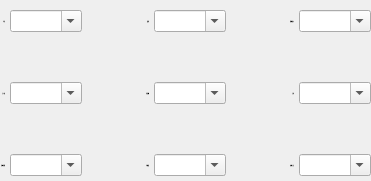
     <widget class="QWidget" name="widget_2" native="true">
      <property name="maximumSize">
       <size>
        <width>2000</width>
        <height>400</height>
       </size>
      </property>
      <layout class="QGridLayout" name="gridLayout_3" columnstretch="1,3,1,1,3,1,1,3" columnminimumwidth="1,3,1,1,3,1,1,3">
       <property name="leftMargin">
        <number>0</number>
       </property>
       <property name="topMargin">
        <number>10</number>
       </property>
       <property name="rightMargin">
        <number>0</number>
       </property>
       <property name="bottomMargin">
        <number>5</number>
       </property>
       <property name="horizontalSpacing">
        <number>5</number>
       </property>
       <property name="verticalSpacing">
        <number>50</number>
       </property>
       <item row="0" column="1">
        <widget class="QComboBox" name="NF_comboBox">
         <property name="sizePolicy">
          <sizepolicy hsizetype="Preferred" vsizetype="Preferred">
           <horstretch>0</horstretch>
           <verstretch>0</verstretch>
          </sizepolicy>
         </property>
         <property name="maximumSize">
          <size>
           <width>16777215</width>
           <height>60</height>
          </size>
         </property>
         <property name="styleSheet">
          <string notr="true">font-size:16px &quot;宋体&quot;;</string>
         </property>
         <property name="editable">
          <bool>true</bool>
         </property>
        </widget>
       </item>
       <item row="1" column="0">
        <widget class="QLabel" name="label_7">
         <property name="font">
          <font>
           <family>楷体</family>
           <pointsize>-1</pointsize>
          </font>
         </property>
         <property name="styleSheet">
          <string notr="true"> font-size:20px,&quot;楷体&quot;;</string>
         </property>
         <property name="text">
          <string>尺寸组</string>
         </property>
         <property name="alignment">
          <set>Qt::AlignRight|Qt::AlignTrailing|Qt::AlignVCenter</set>
         </property>
        </widget>
       </item>
       <item row="1" column="3">
        <widget class="QLabel" name="label_14">
         <property name="font">
          <font>
           <family>楷体</family>
           <pointsize>-1</pointsize>
          </font>
         </property>
         <property name="styleSheet">
          <string notr="true"> font-size:20px,&quot;楷体&quot;;</string>
         </property>
         <property name="text">
          <string>长宽高</string>
         </property>
         <property name="alignment">
          <set>Qt::AlignRight|Qt::AlignTrailing|Qt::AlignVCenter</set>
         </property>
        </widget>
       </item>
       <item row="2" column="2" colspan="2">
        <widget class="QLabel" name="label_15">
         <property name="font">
          <font>
           <family>楷体</family>
           <pointsize>-1</pointsize>
          </font>
         </property>
         <property name="styleSheet">
          <string notr="true"> font-size:20px,&quot;楷体&quot;;</string>
         </property>
         <property name="text">
          <string>年龄段</string>
         </property>
         <property name="alignment">
          <set>Qt::AlignRight|Qt::AlignTrailing|Qt::AlignVCenter</set>
         </property>
        </widget>
       </item>
       <item row="0" column="6">
        <widget class="QLabel" name="label_20">
         <property name="font">
          <font>
           <family>楷体</family>
           <pointsize>-1</pointsize>
          </font>
         </property>
         <property name="styleSheet">
          <string notr="true"> font-size:20px,&quot;楷体&quot;;</string>
         </property>
         <property name="text">
          <string>联营商户</string>
         </property>
         <property name="alignment">
          <set>Qt::AlignRight|Qt::AlignTrailing|Qt::AlignVCenter</set>
         </property>
        </widget>
       </item>
       <item row="2" column="4">
        <widget class="QComboBox" name="NLD_comboBox">
         <property name="sizePolicy">
          <sizepolicy hsizetype="Preferred" vsizetype="Preferred">
           <horstretch>0</horstretch>
           <verstretch>0</verstretch>
          </sizepolicy>
         </property>
         <property name="maximumSize">
          <size>
           <width>16777215</width>
           <height>60</height>
          </size>
         </property>
         <property name="styleSheet">
          <string notr="true">font-size:16px &quot;宋体&quot;;</string>
         </property>
         <property name="editable">
          <bool>true</bool>
         </property>
        </widget>
       </item>
       <item row="1" column="6">
        <widget class="QLabel" name="label_21">
         <property name="font">
          <font>
           <family>楷体</family>
           <pointsize>-1</pointsize>
          </font>
         </property>
         <property name="styleSheet">
          <string notr="true"> font-size:20px,&quot;楷体&quot;;</string>
         </property>
         <property name="text">
          <string>尺码</string>
         </property>
         <property name="alignment">
          <set>Qt::AlignRight|Qt::AlignTrailing|Qt::AlignVCenter</set>
         </property>
        </widget>
       </item>
       <item row="1" column="4">
        <widget class="QComboBox" name="CKG_comboBox">
         <property name="sizePolicy">
          <sizepolicy hsizetype="Preferred" vsizetype="Preferred">
           <horstretch>0</horstretch>
           <verstretch>0</verstretch>
          </sizepolicy>
         </property>
         <property name="maximumSize">
          <size>
           <width>16777215</width>
           <height>60</height>
          </size>
         </property>
         <property name="styleSheet">
          <string notr="true">font-size:16px &quot;宋体&quot;;</string>
         </property>
         <property name="editable">
          <bool>true</bool>
         </property>
        </widget>
       </item>
       <item row="0" column="3">
        <widget class="QLabel" name="label_13">
         <property name="font">
          <font>
           <family>楷体</family>
           <pointsize>-1</pointsize>
          </font>
         </property>
         <property name="styleSheet">
          <string notr="true"> font-size:20px,&quot;楷体&quot;;</string>
         </property>
         <property name="text">
          <string>版型</string>
         </property>
         <property name="alignment">
          <set>Qt::AlignRight|Qt::AlignTrailing|Qt::AlignVCenter</set>
         </property>
        </widget>
       </item>
       <item row="1" column="1">
        <widget class="QComboBox" name="CCZ_comboBox">
         <property name="sizePolicy">
          <sizepolicy hsizetype="Preferred" vsizetype="Preferred">
           <horstretch>0</horstretch>
           <verstretch>0</verstretch>
          </sizepolicy>
         </property>
         <property name="maximumSize">
          <size>
           <width>16777215</width>
           <height>60</height>
          </size>
         </property>
         <property name="styleSheet">
          <string notr="true">font-size:16px &quot;宋体&quot;;</string>
         </property>
         <property name="editable">
          <bool>true</bool>
         </property>
        </widget>
       </item>
       <item row="2" column="1">
        <widget class="QComboBox" name="CGXZ_comboBox">
         <property name="sizePolicy">
          <sizepolicy hsizetype="Preferred" vsizetype="Preferred">
           <horstretch>0</horstretch>
           <verstretch>0</verstretch>
          </sizepolicy>
         </property>
         <property name="maximumSize">
          <size>
           <width>16777215</width>
           <height>60</height>
          </size>
         </property>
         <property name="styleSheet">
          <string notr="true">font-size:16px &quot;宋体&quot;;</string>
         </property>
         <property name="editable">
          <bool>true</bool>
         </property>
        </widget>
       </item>
       <item row="2" column="7">
        <widget class="QComboBox" name="JYFS_comboBox">
         <property name="sizePolicy">
          <sizepolicy hsizetype="Preferred" vsizetype="Preferred">
           <horstretch>0</horstretch>
           <verstretch>0</verstretch>
          </sizepolicy>
         </property>
         <property name="maximumSize">
          <size>
           <width>16777215</width>
           <height>60</height>
          </size>
         </property>
         <property name="styleSheet">
          <string notr="true">font-size:16px &quot;宋体&quot;;</string>
         </property>
         <property name="editable">
          <bool>true</bool>
         </property>
        </widget>
       </item>
       <item row="0" column="5">
        <spacer name="horizontalSpacer_2">
         <property name="orientation">
          <enum>Qt::Horizontal</enum>
         </property>
         <property name="sizeType">
          <enum>QSizePolicy::Minimum</enum>
         </property>
         <property name="sizeHint" stdset="0">
          <size>
           <width>58</width>
           <height>20</height>
          </size>
         </property>
        </spacer>
       </item>
       <item row="2" column="0">
        <widget class="QLabel" name="label_9">
         <property name="font">
          <font>
           <family>楷体</family>
           <pointsize>-1</pointsize>
          </font>
         </property>
         <property name="styleSheet">
          <string notr="true"> font-size:20px,&quot;楷体&quot;;</string>
         </property>
         <property name="text">
          <string>采购性质</string>
         </property>
         <property name="alignment">
          <set>Qt::AlignRight|Qt::AlignTrailing|Qt::AlignVCenter</set>
         </property>
        </widget>
       </item>
       <item row="0" column="4">
        <widget class="QComboBox" name="BX_comboBox">
         <property name="sizePolicy">
          <sizepolicy hsizetype="Preferred" vsizetype="Preferred">
           <horstretch>0</horstretch>
           <verstretch>0</verstretch>
          </sizepolicy>
         </property>
         <property name="maximumSize">
          <size>
           <width>16777215</width>
           <height>60</height>
          </size>
         </property>
         <property name="styleSheet">
          <string notr="true">font-size:16px &quot;宋体&quot;;</string>
         </property>
         <property name="editable">
          <bool>true</bool>
         </property>
        </widget>
       </item>
       <item row="1" column="7">
        <widget class="QComboBox" name="CM_comboBox">
         <property name="sizePolicy">
          <sizepolicy hsizetype="Preferred" vsizetype="Preferred">
           <horstretch>0</horstretch>
           <verstretch>0</verstretch>
          </sizepolicy>
         </property>
         <property name="maximumSize">
          <size>
           <width>16777215</width>
           <height>60</height>
          </size>
         </property>
         <property name="styleSheet">
          <string notr="true">font-size:16px &quot;宋体&quot;;</string>
         </property>
         <property name="editable">
          <bool>true</bool>
         </property>
        </widget>
       </item>
       <item row="0" column="7">
        <widget class="QComboBox" name="LXSH_comboBox">
         <property name="sizePolicy">
          <sizepolicy hsizetype="Preferred" vsizetype="Preferred">
           <horstretch>0</horstretch>
           <verstretch>0</verstretch>
          </sizepolicy>
         </property>
         <property name="maximumSize">
          <size>
           <width>16777215</width>
           <height>60</height>
          </size>
         </property>
         <property name="autoFillBackground">
          <bool>false</bool>
         </property>
         <property name="styleSheet">
          <string notr="true">font-size:16px &quot;宋体&quot;;</string>
         </property>
         <property name="editable">
          <bool>true</bool>
         </property>
        </widget>
       </item>
       <item row="2" column="6">
        <widget class="QLabel" name="label_22">
         <property name="font">
          <font>
           <family>楷体</family>
           <pointsize>-1</pointsize>
          </font>
         </property>
         <property name="styleSheet">
          <string notr="true"> font-size:20px,&quot;楷体&quot;;</string>
         </property>
         <property name="text">
          <string>经营方式</string>
         </property>
         <property name="alignment">
          <set>Qt::AlignRight|Qt::AlignTrailing|Qt::AlignVCenter</set>
         </property>
        </widget>
       </item>
       <item row="0" column="2">
        <spacer name="horizontalSpacer">
         <property name="orientation">
          <enum>Qt::Horizontal</enum>
         </property>
         <property name="sizeType">
          <enum>QSizePolicy::Minimum</enum>
         </property>
         <property name="sizeHint" stdset="0">
          <size>
           <width>54</width>
           <height>20</height>
          </size>
         </property>
        </spacer>
       </item>
       <item row="0" column="0">
        <widget class="QLabel" name="label_6">
         <property name="font">
          <font>
           <family>楷体</family>
           <pointsize>-1</pointsize>
          </font>
         </property>
         <property name="styleSheet">
          <string notr="true"> font-size:20px,&quot;楷体&quot;;</string>
         </property>
         <property name="text">
          <string>年份</string>
         </property>
         <property name="alignment">
          <set>Qt::AlignRight|Qt::AlignTrailing|Qt::AlignVCenter</set>
         </property>
        </widget>
       </item>
      </layout>
     </widget>
